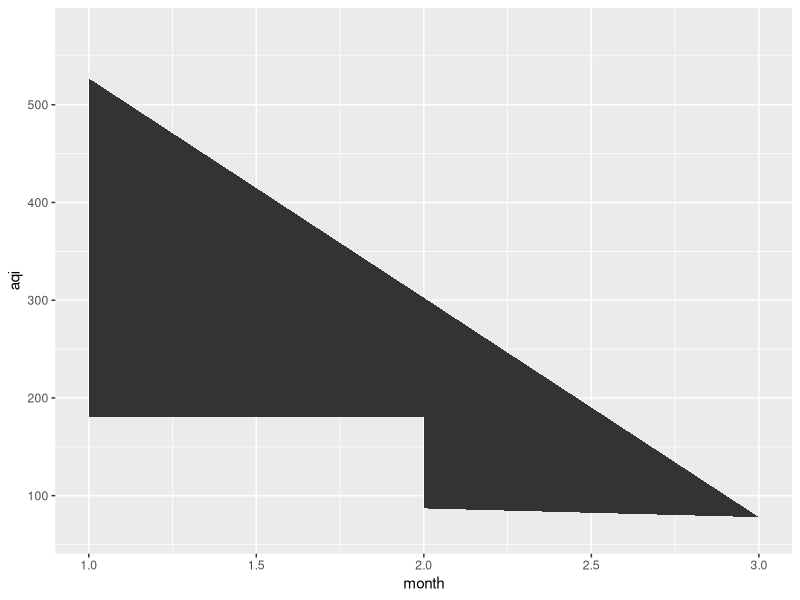
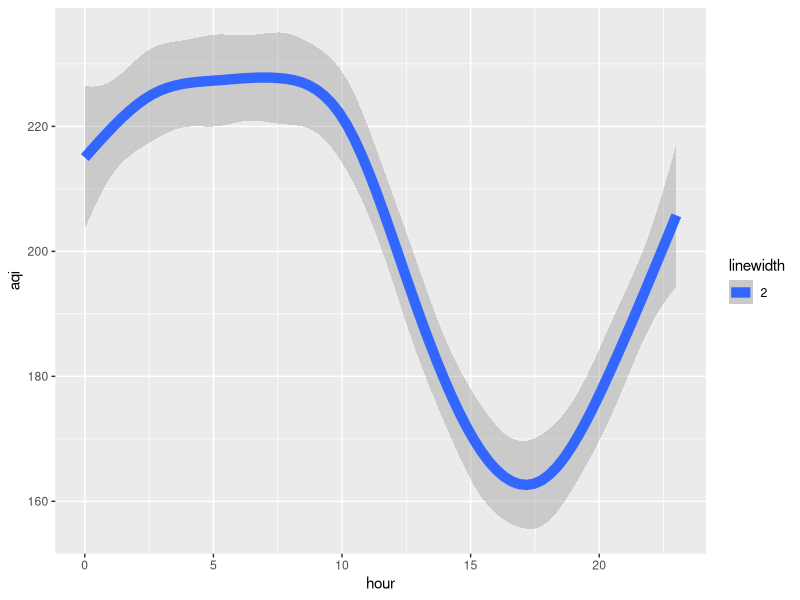
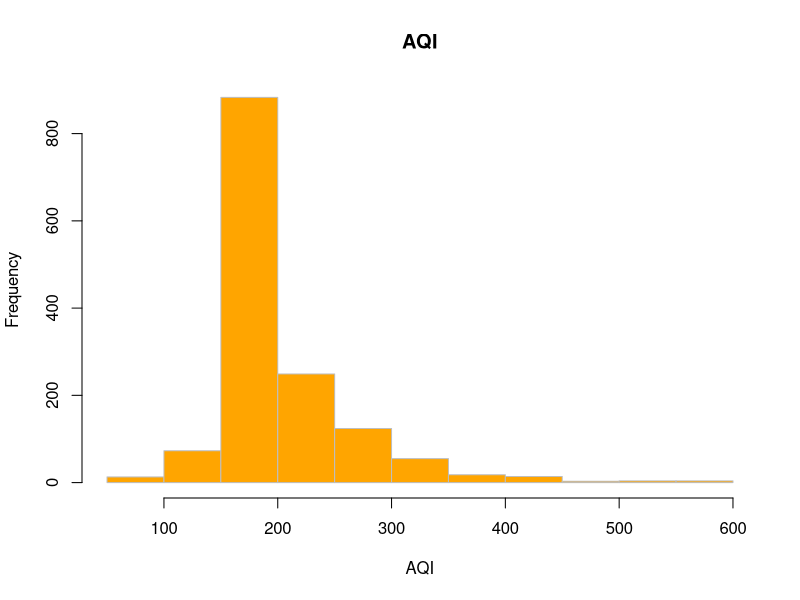
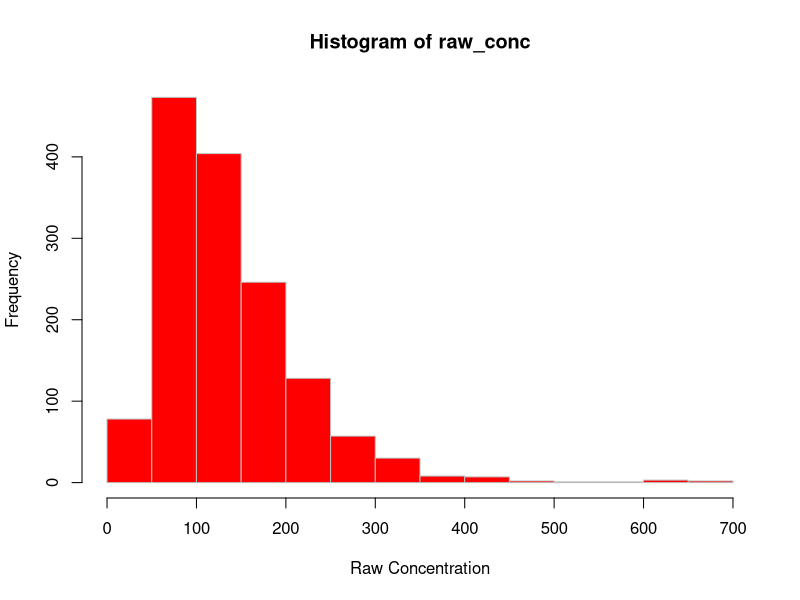
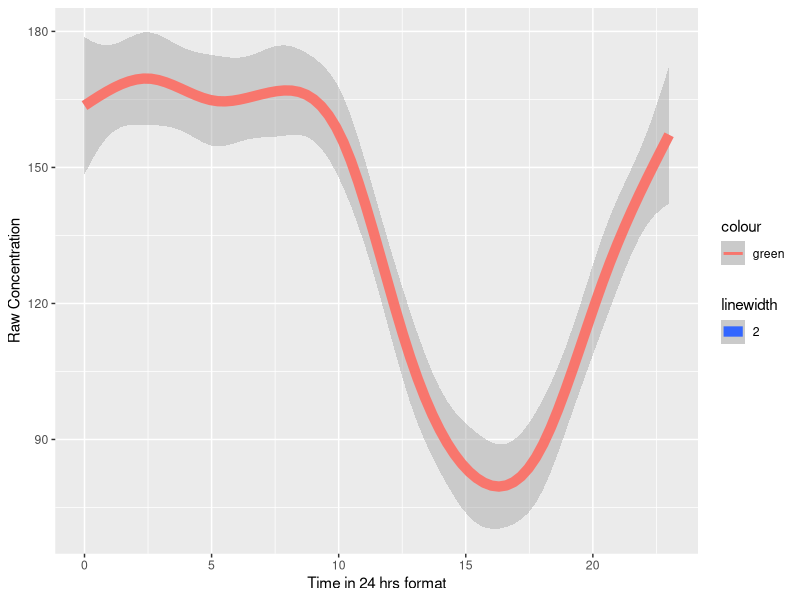

Write the R code that produced these figures, in order.


#Loading air quality data.


air = read.csv('newdelhiair2.csv')

library(ggplot2)

aqi = air[,'AQI']

day = air[,'Day']


hour = air[,'Hour']
month = air[, 'Month']

#Plotting a frequency polygon.
ggplot(data = air, aes(x = month, y = aqi), span = 14, col = 'red')+geom_polygon()

qplot(hour, aqi, geom = 'smooth', span = 0.75, lwd = 2)


shapiro.test(aqi)

hist(aqi, xlab = 'AQI', border = 'gray', col = 'orange', main = 'AQI')

summary(aqi)

#Min. 1st Qu.  Median    Mean 3rd Qu.    Max. 
#66.0   167.0   184.0   202.0   219.2   574.0 




#Vectorizing raw concentration.

raw_conc = air[,'Raw.Conc.']

#Histogram of raw concentration.

hist(raw_conc, border = 'gray', col = 'red', xlab = 'Raw Concentration')



#Plot between time and raw concentration. 

qplot(hour, raw_conc, geom = 'smooth', span = 0.75, lwd = 2, col = 'green', xlab = 'Time in 24 hrs format', ylab = 'Raw Concentration')





